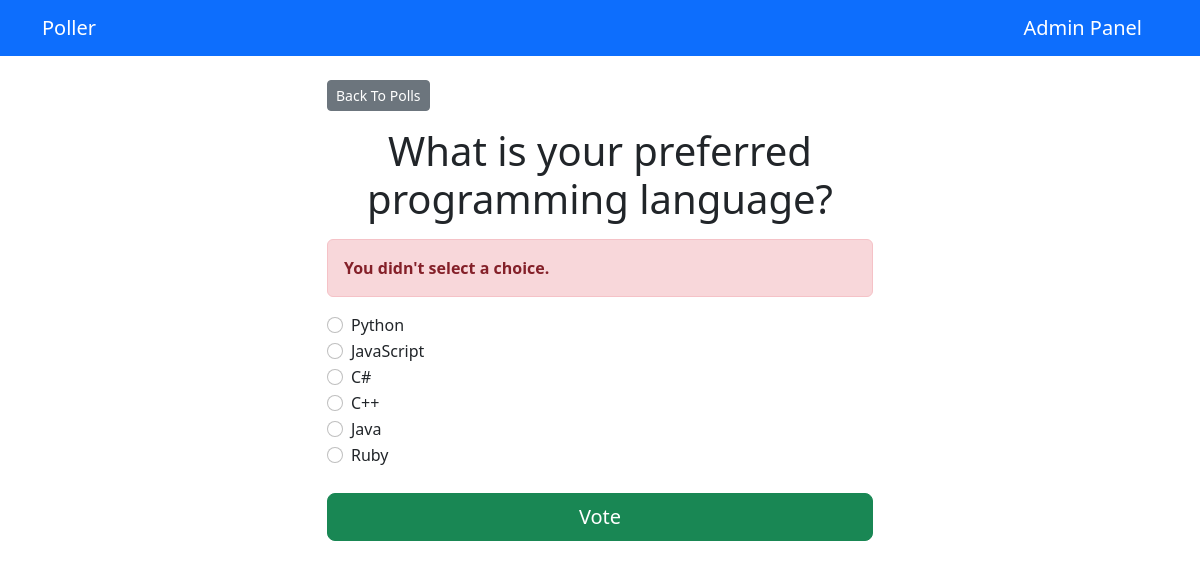
The page /polls/1/vote/ on the database its author committed.
### polls/models.py (models this page shows, shortened)
class Question(models.Model):
    q_text = models.CharField(max_length=200)
    published = models.DateTimeField('date published')

class Choices(models.Model):
    question = models.ForeignKey(Question, on_delete=models.CASCADE)
    choice = models.CharField(max_length=200)
    votes = models.IntegerField(default=0)

### polls/views.py (the view)
# urls.py: path('<int:question_id>/vote/', views.vote, name='vote'),
def vote(request, question_id):
    question = get_object_or_404(Question, pk=question_id)
    try:
        selected_choice = question.choices_set.get(pk=request.POST['choices'])
    except (KeyError, Choices.DoesNotExist):
        return render(request, 'polls/detail.html', {
            'question': question,
            'error_message': "You didn't select a choice.",
        })
    else:
        selected_choice.votes += 1
        selected_choice.save()
        return HttpResponseRedirect(reverse('polls:results', args=(question.id,)))

### templates/polls/detail.html (shortened to what this page needs)
{% extends 'base.html' %}
{% block content %}
<a class="btn btn-secondary btn-sm mb-3" href="{% url 'polls:index' %}">Back To Polls</a>
<h1 class="text-center mb-3">{{ question.q_text }}</h1>
{% if error_message %}
<p class="alert alert-danger">
  <strong>{{ error_message }}</strong>
</p>
{% endif %}
<form action="{% url 'polls:vote' question.id %}" method="post">
  {% for choices in question.choices_set.all %}
    <div class="form-check">
      <input type="radio"
             name="choices"
             class="form-check-input"
             id="choices{{ forloop.counter }}"
             value="{{ choices.id }}">
      <label for="choices{{ forloop.counter }}">{{ choices.choice }}</label>
    </div>
  {% endfor %}
  <div class="d-grid gap-2">
  <input type="submit" value="Vote" class="btn btn-success btn-lg btn-block mt-4" />
  </div>
</form>
{% endblock %}

### rows shown on the page
Question: q_text "What is your preferred programming language?"
Choices: choice "Python"
Choices: choice "JavaScript"
Choices: choice "C#"
Choices: choice "C++"
Choices: choice "Java"
Choices: choice "Ruby"

### other values the page prints
{{ error_message }} "You didn't select a choice."
